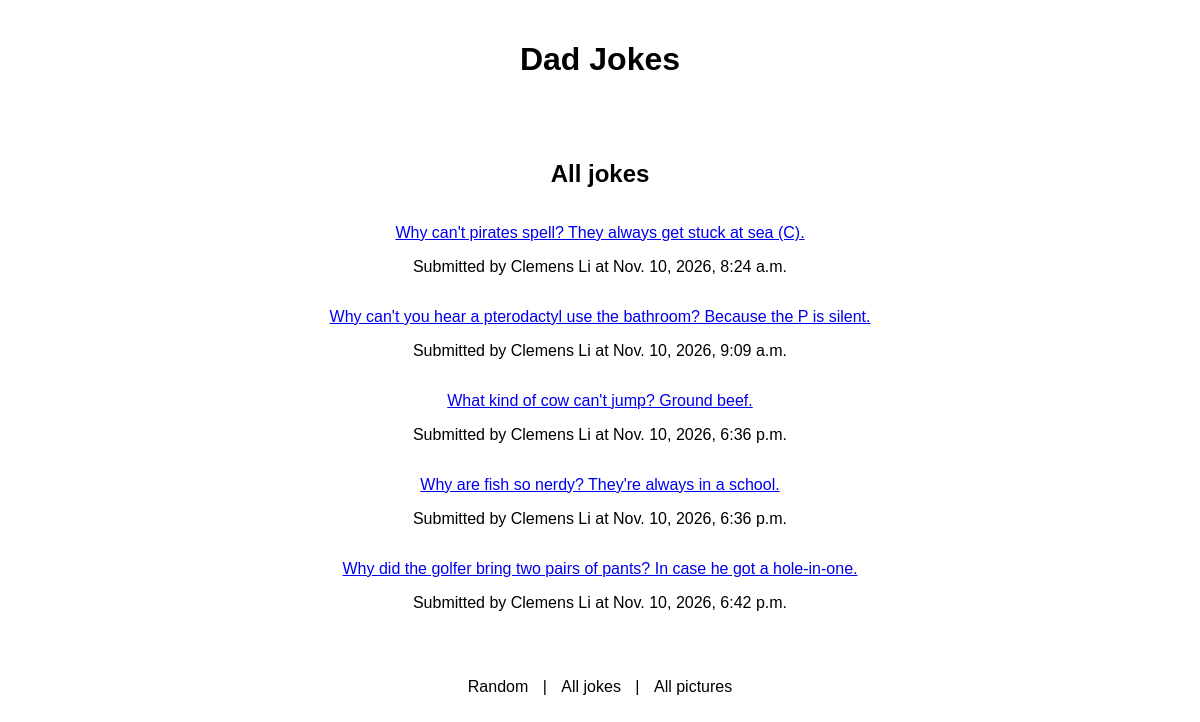
Page /dadjokes/jokes on the committed database.
### dadjokes/models.py (models this page shows)
class Joke(models.Model):
    text = models.TextField() # The text of the Joke
    name = models.TextField() # The name of the Joke's contributor
    timestamp = models.DateTimeField(auto_now=True) # The timestamp of when the Joke was created

### dadjokes/views.py (the view)
# urls.py: path(r"jokes", JokeListView.as_view(), name="jokes"),
class JokeListView(ListView):
    model = Joke
    template_name = "dadjokes/show_all_jokes.html"
    context_object_name = "jokes"

### dadjokes/templates/dadjokes/show_all_jokes.html
{% extends "dadjokes/base.html" %}
{% block content %}
    <h2>All jokes</h2>
    {% for joke in jokes %}
        <article>
            <p><a href="{% url 'joke' joke.pk %}">{{ joke.text }}</a></p>
            <p>Submitted by {{ joke.name }} at {{ joke.timestamp }}</p>
        </article>
    {% empty %}
        <p>No jokes have been added yet.</p>
    {% endfor %}
{% endblock %}

### dadjokes/templates/dadjokes/base.html (shortened to what this page needs)
{% load static %}
<html>
    <head>
        <link rel="stylesheet" href="{% static 'styles.css' %}">
    </head>
    <body>
        <header>
            <h1>Dad Jokes</h1>
        </header>
        <main>
            {% block content %}{% endblock %}
        </main>
        <footer>
            <nav>
                <a href="{% url 'random' %}">Random</a> |
                <a href="{% url 'jokes' %}">All jokes</a> |
                <a href="{% url 'pictures' %}">All pictures</a>
            </nav>
        </footer>
    </body>
</html>

### static/styles.css (style rules this page uses)
body { font-family: Helvetica, sans-serif; background-color: #ffffff; color: #000000; margin: 0; padding: 0; text-align: center; }
header, main, footer { width: 100%; max-width: 900px; margin: 0 auto; padding: 20px 10px; box-sizing: border-box; }
nav { margin-top: 10px; }
nav a { color: #000000; text-decoration: none; margin: 0 10px; }
main { display: flex; flex-direction: column; align-items: center; justify-content: center; }

### rows in the picture
Joke: text "Why can't pirates spell? They always get stuck at sea (C).", name "Clemens Li", timestamp "Nov. 10, 2026, 8:24 a.m."
Joke: text "Why can't you hear a pterodactyl use the bathroom? Because the P is silent.", name "Clemens Li", timestamp "Nov. 10, 2026, 9:09 a.m."
Joke: text "What kind of cow can't jump? Ground beef.", name "Clemens Li", timestamp "Nov. 10, 2026, 6:36 p.m."
Joke: text "Why are fish so nerdy? They're always in a school.", name "Clemens Li", timestamp "Nov. 10, 2026, 6:36 p.m."
Joke: text "Why did the golfer bring two pairs of pants? In case he got a hole-in-one.", name "Clemens Li", timestamp "Nov. 10, 2026, 6:42 p.m."
